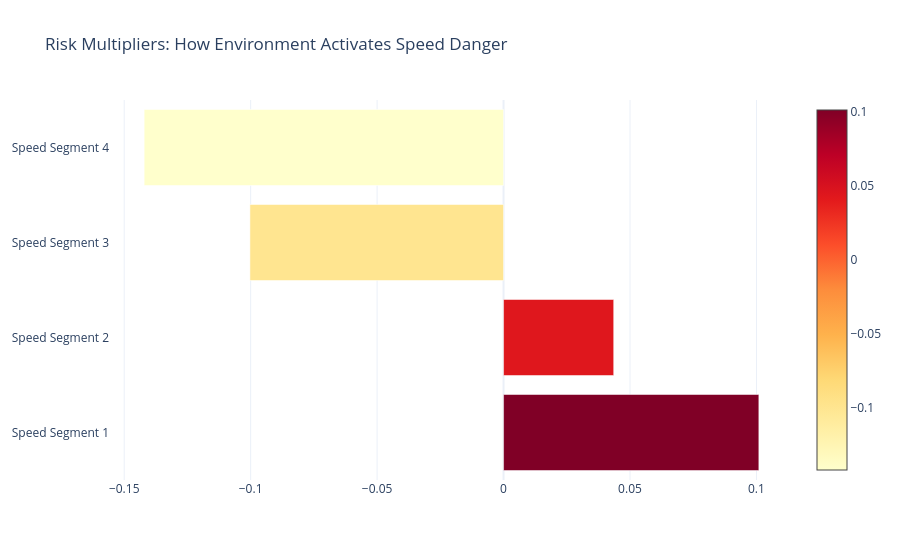

Notebook source saved alongside this figure:
### Code cell
# --- 4. SEGMENT EXTRACTION & VISUALIZATION ---
segments_speed = pd.DataFrame(extract_tree_rules_native(intrp_speed, X_speed.columns.tolist()))
segments_speed = segments_speed.sort_values('cate', ascending=False) # Rank by highest risk increase

# Plotly Horizontal Bar
fig = go.Figure(go.Bar(
    y=[f"Speed Segment {i+1}" for i in range(len(segments_speed))],
    x=segments_speed['cate'],
    orientation='h',
    marker=dict(color=segments_speed['cate'], colorscale='YlOrRd', showscale=True),
    customdata=np.stack((segments_speed['rule'], segments_speed['n_samples']), axis=-1),
    hovertemplate='<b>%{y}</b><br>Speed Risk (τ): %{x:.4f}<br>Rule: %{customdata[0]}<br>N: %{customdata[1]}<extra></extra>'
))
fig.update_layout(title='Risk Multipliers: How Environment Activates Speed Danger', template='plotly_white')
fig.show()

### Figure 1 — Plotly figure (JSON) as saved in the notebook; plotly's stock layout.template omitted (floating-point values rounded to 4 significant figures)
{"data": [{"customdata": [["Road_Condition_Wet <= 0.50 & Road_Condition_Under Construction <= 0.50 & Road_Condition_Icy > 0.50", 130], ["Road_Condition_Wet <= 0.50 & Road_Condition_Under Construction <= 0.50 & Road_Condition_Icy <= 0.50", 329], ["Road_Condition_Wet <= 0.50 & Road_Condition_Under Construction > 0.50", 75], ["Road_Condition_Wet > 0.50", 125]], "hovertemplate": "<b>%{y}</b><br>Speed Risk (τ): %{x:.4f}<br>Rule: %{customdata[0]}<br>N: %{customdata[1]}<extra></extra>", "marker": {"color": [0.1009, 0.04355, -0.1003, -0.1421], "colorscale": [[0, "rgb(255,255,204)"], [0.125, "rgb(255,237,160)"], [0.25, "rgb(254,217,118)"], [0.375, "rgb(254,178,76)"], [0.5, "rgb(253,141,60)"], [0.625, "rgb(252,78,42)"], [0.75, "rgb(227,26,28)"], [0.875, "rgb(189,0,38)"], [1, "rgb(128,0,38)"]], "showscale": true}, "orientation": "h", "type": "bar", "x": [0.1009, 0.04355, -0.1003, -0.1421], "y": ["Speed Segment 1", "Speed Segment 2", "Speed Segment 3", "Speed Segment 4"]}], "layout": {"title": {"text": "Risk Multipliers: How Environment Activates Speed Danger"}}}
